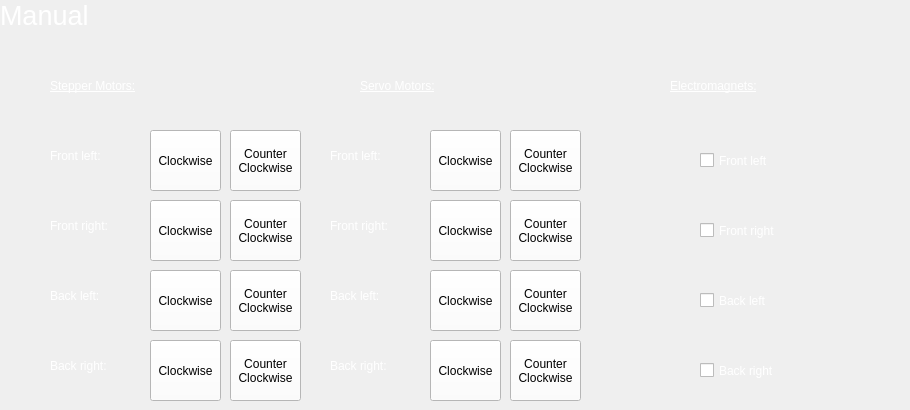
            <widget class="QWidget" name="page_3">
             <widget class="QLabel" name="Manual_Title">
              <property name="geometry">
               <rect>
                <x>0</x>
                <y>0</y>
                <width>111</width>
                <height>31</height>
               </rect>
              </property>
              <property name="palette">
               <palette>
                <active>
                 <colorrole role="WindowText">
                  <brush brushstyle="SolidPattern">
                   <color alpha="255">
                    <red>255</red>
                    <green>255</green>
                    <blue>255</blue>
                   </color>
                  </brush>
                 </colorrole>
                 <colorrole role="Button">
                  <brush brushstyle="SolidPattern">
                   <color alpha="255">
                    <red>45</red>
                    <green>45</green>
                    <blue>45</blue>
                   </color>
                  </brush>
                 </colorrole>
                 <colorrole role="Base">
                  <brush brushstyle="SolidPattern">
                   <color alpha="255">
                    <red>45</red>
                    <green>45</green>
                    <blue>45</blue>
                   </color>
                  </brush>
                 </colorrole>
                 <colorrole role="Window">
                  <brush brushstyle="SolidPattern">
                   <color alpha="255">
                    <red>45</red>
                    <green>45</green>
                    <blue>45</blue>
                   </color>
                  </brush>
                 </colorrole>
                </active>
                <inactive>
                 <colorrole role="WindowText">
                  <brush brushstyle="SolidPattern">
                   <color alpha="255">
                    <red>255</red>
                    <green>255</green>
                    <blue>255</blue>
                   </color>
                  </brush>
                 </colorrole>
                 <colorrole role="Button">
                  <brush brushstyle="SolidPattern">
                   <color alpha="255">
                    <red>45</red>
                    <green>45</green>
                    <blue>45</blue>
                   </color>
                  </brush>
                 </colorrole>
                 <colorrole role="Base">
                  <brush brushstyle="SolidPattern">
                   <color alpha="255">
                    <red>45</red>
                    <green>45</green>
                    <blue>45</blue>
                   </color>
                  </brush>
                 </colorrole>
                 <colorrole role="Window">
                  <brush brushstyle="SolidPattern">
                   <color alpha="255">
                    <red>45</red>
                    <green>45</green>
                    <blue>45</blue>
                   </color>
                  </brush>
                 </colorrole>
                </inactive>
                <disabled>
                 <colorrole role="WindowText">
                  <brush brushstyle="SolidPattern">
                   <color alpha="255">
                    <red>120</red>
                    <green>120</green>
                    <blue>120</blue>
                   </color>
                  </brush>
                 </colorrole>
                 <colorrole role="Button">
                  <brush brushstyle="SolidPattern">
                   <color alpha="255">
                    <red>45</red>
                    <green>45</green>
                    <blue>45</blue>
                   </color>
                  </brush>
                 </colorrole>
                 <colorrole role="Base">
                  <brush brushstyle="SolidPattern">
                   <color alpha="255">
                    <red>45</red>
                    <green>45</green>
                    <blue>45</blue>
                   </color>
                  </brush>
                 </colorrole>
                 <colorrole role="Window">
                  <brush brushstyle="SolidPattern">
                   <color alpha="255">
                    <red>45</red>
                    <green>45</green>
                    <blue>45</blue>
                   </color>
                  </brush>
                 </colorrole>
                </disabled>
               </palette>
              </property>
              <property name="font">
               <font>
                <pointsize>20</pointsize>
               </font>
              </property>
              <property name="text">
               <string>Manual</string>
              </property>
             </widget>
             <widget class="QLabel" name="label_4">
              <property name="geometry">
               <rect>
                <x>50</x>
                <y>130</y>
                <width>111</width>
                <height>51</height>
               </rect>
              </property>
              <property name="styleSheet">
               <string notr="true">color: rgb(255, 255, 255);
font: 12pt &quot;MS Shell Dlg 2&quot;;</string>
              </property>
              <property name="text">
               <string>Front left:</string>
              </property>
             </widget>
             <widget class="QLabel" name="label_5">
              <property name="geometry">
               <rect>
                <x>50</x>
                <y>270</y>
                <width>131</width>
                <height>51</height>
               </rect>
              </property>
              <property name="styleSheet">
               <string notr="true">color: rgb(255, 255, 255);
font: 12pt &quot;MS Shell Dlg 2&quot;;</string>
              </property>
              <property name="text">
               <string>Back left:</string>
              </property>
             </widget>
             <widget class="QLabel" name="label_6">
              <property name="geometry">
               <rect>
                <x>50</x>
                <y>200</y>
                <width>101</width>
                <height>51</height>
               </rect>
              </property>
              <property name="styleSheet">
               <string notr="true">color: rgb(255, 255, 255);
font: 12pt &quot;MS Shell Dlg 2&quot;;</string>
              </property>
              <property name="text">
               <string>Front right:</string>
              </property>
             </widget>
             <widget class="QLabel" name="label_7">
              <property name="geometry">
               <rect>
                <x>50</x>
                <y>340</y>
                <width>171</width>
                <height>51</height>
               </rect>
              </property>
              <property name="styleSheet">
               <string notr="true">color: rgb(255, 255, 255);
font: 12pt &quot;MS Shell Dlg 2&quot;;</string>
              </property>
              <property name="text">
               <string>Back right:</string>
              </property>
             </widget>
             <widget class="QLabel" name="label_9">
              <property name="geometry">
               <rect>
                <x>330</x>
                <y>340</y>
                <width>101</width>
                <height>51</height>
               </rect>
              </property>
              <property name="styleSheet">
               <string notr="true">color: rgb(255, 255, 255);
font: 12pt &quot;MS Shell Dlg 2&quot;;</string>
              </property>
              <property name="text">
               <string>Back right:</string>
              </property>
             </widget>
             <widget class="QLabel" name="label_10">
              <property name="geometry">
               <rect>
                <x>330</x>
                <y>200</y>
                <width>101</width>
                <height>51</height>
               </rect>
              </property>
              <property name="styleSheet">
               <string notr="true">color: rgb(255, 255, 255);
font: 12pt &quot;MS Shell Dlg 2&quot;;</string>
              </property>
              <property name="text">
               <string>Front right:</string>
              </property>
             </widget>
             <widget class="QLabel" name="label_11">
              <property name="geometry">
               <rect>
                <x>330</x>
                <y>130</y>
                <width>111</width>
                <height>51</height>
               </rect>
              </property>
              <property name="styleSheet">
               <string notr="true">color: rgb(255, 255, 255);
font: 12pt &quot;MS Shell Dlg 2&quot;;</string>
              </property>
              <property name="text">
               <string>Front left:</string>
              </property>
             </widget>
             <widget class="QLabel" name="label_12">
              <property name="geometry">
               <rect>
                <x>330</x>
                <y>270</y>
                <width>101</width>
                <height>51</height>
               </rect>
              </property>
              <property name="styleSheet">
               <string notr="true">color: rgb(255, 255, 255);
font: 12pt &quot;MS Shell Dlg 2&quot;;</string>
              </property>
              <property name="text">
               <string>Back left:</string>
              </property>
             </widget>
             <widget class="QLabel" name="label_16">
              <property name="geometry">
               <rect>
                <x>50</x>
                <y>60</y>
                <width>301</width>
                <height>51</height>
               </rect>
              </property>
              <property name="styleSheet">
               <string notr="true">color: rgb(255, 255, 255);
text-decoration: underline;
font: 14pt &quot;MS Shell Dlg 2&quot;;</string>
              </property>
              <property name="text">
               <string>Stepper Motors:</string>
              </property>
             </widget>
             <widget class="QLabel" name="label_17">
              <property name="geometry">
               <rect>
                <x>360</x>
                <y>60</y>
                <width>301</width>
                <height>51</height>
               </rect>
              </property>
              <property name="styleSheet">
               <string notr="true">color: rgb(255, 255, 255);
text-decoration: underline;
font: 14pt &quot;MS Shell Dlg 2&quot;;</string>
              </property>
              <property name="text">
               <string>Servo Motors:</string>
              </property>
             </widget>
             <widget class="QLabel" name="label_18">
              <property name="geometry">
               <rect>
                <x>670</x>
                <y>60</y>
                <width>231</width>
                <height>51</height>
               </rect>
              </property>
              <property name="styleSheet">
               <string notr="true">color: rgb(255, 255, 255);
text-decoration: underline;
font: 8pt &quot;MS Shell Dlg 2&quot;;
font: 14pt &quot;MS Shell Dlg 2&quot;;</string>
              </property>
              <property name="text">
               <string>Electromagnets:</string>
              </property>
             </widget>
             <widget class="QPushButton" name="pb_step_flclock">
              <property name="geometry">
               <rect>
                <x>150</x>
                <y>130</y>
                <width>71</width>
                <height>61</height>
               </rect>
              </property>
              <property name="styleSheet">
               <string notr="true">background-color: rgb(255, 255, 255);</string>
              </property>
              <property name="text">
               <string>Clockwise</string>
              </property>
             </widget>
             <widget class="QPushButton" name="pb_step_flcounter">
              <property name="geometry">
               <rect>
                <x>230</x>
                <y>130</y>
                <width>71</width>
                <height>61</height>
               </rect>
              </property>
              <property name="styleSheet">
               <string notr="true">background-color: rgb(255, 255, 255);</string>
              </property>
              <property name="text">
               <string>Counter
Clockwise</string>
              </property>
             </widget>
             <widget class="QPushButton" name="pb_ser_flclock">
              <property name="geometry">
               <rect>
                <x>430</x>
                <y>130</y>
                <width>71</width>
                <height>61</height>
               </rect>
              </property>
              <property name="styleSheet">
               <string notr="true">background-color: rgb(255, 255, 255);</string>
              </property>
              <property name="text">
               <string>Clockwise</string>
              </property>
             </widget>
             <widget class="QPushButton" name="pb_ser_flcounter">
              <property name="geometry">
               <rect>
                <x>510</x>
                <y>130</y>
                <width>71</width>
                <height>61</height>
               </rect>
              </property>
              <property name="styleSheet">
               <string notr="true">background-color: rgb(255, 255, 255);</string>
              </property>
              <property name="text">
               <string>Counter 
Clockwise</string>
              </property>
             </widget>
             <widget class="QPushButton" name="pb_ser_frclock">
              <property name="geometry">
               <rect>
                <x>430</x>
                <y>200</y>
                <width>71</width>
                <height>61</height>
               </rect>
              </property>
              <property name="styleSheet">
               <string notr="true">background-color: rgb(255, 255, 255);</string>
              </property>
              <property name="text">
               <string>Clockwise</string>
              </property>
             </widget>
             <widget class="QPushButton" name="pb_ser_blclock">
              <property name="geometry">
               <rect>
                <x>430</x>
                <y>270</y>
                <width>71</width>
                <height>61</height>
               </rect>
              </property>
              <property name="styleSheet">
               <string notr="true">background-color: rgb(255, 255, 255);</string>
              </property>
              <property name="text">
               <string>Clockwise</string>
              </property>
             </widget>
             <widget class="QPushButton" name="pb_ser_brclock">
              <property name="geometry">
               <rect>
                <x>430</x>
                <y>340</y>
                <width>71</width>
                <height>61</height>
               </rect>
              </property>
              <property name="styleSheet">
               <string notr="true">background-color: rgb(255, 255, 255);</string>
              </property>
              <property name="text">
               <string>Clockwise</string>
              </property>
             </widget>
             <widget class="QPushButton" name="pb_ser_frcounter">
              <property name="geometry">
               <rect>
                <x>510</x>
                <y>200</y>
                <width>71</width>
                <height>61</height>
               </rect>
              </property>
              <property name="styleSheet">
               <string notr="true">background-color: rgb(255, 255, 255);</string>
              </property>
              <property name="text">
               <string>Counter 
Clockwise</string>
              </property>
             </widget>
             <widget class="QPushButton" name="pb_ser_blcounter">
              <property name="geometry">
               <rect>
                <x>510</x>
                <y>270</y>
                <width>71</width>
                <height>61</height>
               </rect>
              </property>
              <property name="styleSheet">
               <string notr="true">background-color: rgb(255, 255, 255);</string>
              </property>
              <property name="text">
               <string>Counter 
Clockwise</string>
              </property>
             </widget>
             <widget class="QPushButton" name="pb_ser_brcounter">
              <property name="geometry">
               <rect>
                <x>510</x>
                <y>340</y>
                <width>71</width>
                <height>61</height>
               </rect>
              </property>
              <property name="styleSheet">
               <string notr="true">background-color: rgb(255, 255, 255);</string>
              </property>
              <property name="text">
               <string>Counter 
Clockwise</string>
              </property>
             </widget>
             <widget class="QPushButton" name="pb_step_frclock">
              <property name="geometry">
               <rect>
                <x>150</x>
                <y>200</y>
                <width>71</width>
                <height>61</height>
               </rect>
              </property>
              <property name="styleSheet">
               <string notr="true">background-color: rgb(255, 255, 255);</string>
              </property>
              <property name="text">
               <string>Clockwise</string>
              </property>
             </widget>
             <widget class="QPushButton" name="pb_step_blclock">
              <property name="geometry">
               <rect>
                <x>150</x>
                <y>270</y>
                <width>71</width>
                <height>61</height>
               </rect>
              </property>
              <property name="styleSheet">
               <string notr="true">background-color: rgb(255, 255, 255);</string>
              </property>
              <property name="text">
               <string>Clockwise</string>
              </property>
             </widget>
             <widget class="QPushButton" name="pb_step_brclock">
              <property name="geometry">
               <rect>
                <x>150</x>
                <y>340</y>
                <width>71</width>
                <height>61</height>
               </rect>
              </property>
              <property name="styleSheet">
               <string notr="true">background-color: rgb(255, 255, 255);</string>
              </property>
              <property name="text">
               <string>Clockwise</string>
              </property>
             </widget>
             <widget class="QPushButton" name="pb_step_frcounter">
              <property name="geometry">
               <rect>
                <x>230</x>
                <y>200</y>
                <width>71</width>
                <height>61</height>
               </rect>
              </property>
              <property name="styleSheet">
               <string notr="true">background-color: rgb(255, 255, 255);</string>
              </property>
              <property name="text">
               <string>Counter
Clockwise</string>
              </property>
             </widget>
             <widget class="QPushButton" name="pb_step_blcounter">
              <property name="geometry">
               <rect>
                <x>230</x>
                <y>270</y>
                <width>71</width>
                <height>61</height>
               </rect>
              </property>
              <property name="styleSheet">
               <string notr="true">background-color: rgb(255, 255, 255);</string>
              </property>
              <property name="text">
               <string>Counter
Clockwise</string>
              </property>
             </widget>
             <widget class="QPushButton" name="pb_step_brcounter">
              <property name="geometry">
               <rect>
                <x>230</x>
                <y>340</y>
                <width>71</width>
                <height>61</height>
               </rect>
              </property>
              <property name="styleSheet">
               <string notr="true">background-color: rgb(255, 255, 255);</string>
              </property>
              <property name="text">
               <string>Counter
Clockwise</string>
              </property>
             </widget>
             <widget class="QCheckBox" name="cb_flmag">
              <property name="geometry">
               <rect>
                <x>700</x>
                <y>140</y>
                <width>111</width>
                <height>41</height>
               </rect>
              </property>
              <property name="styleSheet">
               <string notr="true">font: 12pt &quot;MS Shell Dlg 2&quot;;
color: rgb(255, 255, 255);</string>
              </property>
              <property name="text">
               <string>Front left</string>
              </property>
             </widget>
             <widget class="QCheckBox" name="cb_frmag">
              <property name="geometry">
               <rect>
                <x>700</x>
                <y>210</y>
                <width>121</width>
                <height>41</height>
               </rect>
              </property>
              <property name="styleSheet">
               <string notr="true">font: 12pt &quot;MS Shell Dlg 2&quot;;
color: rgb(255, 255, 255);</string>
              </property>
              <property name="text">
               <string>Front right</string>
              </property>
             </widget>
             <widget class="QCheckBox" name="cb_blmag">
              <property name="geometry">
               <rect>
                <x>700</x>
                <y>280</y>
                <width>101</width>
                <height>41</height>
               </rect>
              </property>
              <property name="styleSheet">
               <string notr="true">font: 12pt &quot;MS Shell Dlg 2&quot;;
color: rgb(255, 255, 255);</string>
              </property>
              <property name="text">
               <string>Back left</string>
              </property>
             </widget>
             <widget class="QCheckBox" name="cb_brmag">
              <property name="geometry">
               <rect>
                <x>700</x>
                <y>350</y>
                <width>121</width>
                <height>41</height>
               </rect>
              </property>
              <property name="styleSheet">
               <string notr="true">font: 12pt &quot;MS Shell Dlg 2&quot;;
color: rgb(255, 255, 255);</string>
              </property>
              <property name="text">
               <string>Back right</string>
              </property>
             </widget>
            </widget>
